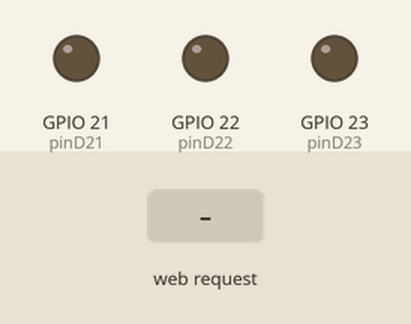
Simulated run of this sketch. Board: ESP32. Shown: output pins drawn as LEDs (lit = HIGH). Dashed ring = blinking. Inputs (shaded band) come from the test bench. WiFi joins after 1.5 s; servers stay silent unless stated; what the sketch prints to the serial monitor is not drawn.

Above: at 4.0 s.
4.1 s: HTTP request GET /3 received
At 6.3 s:
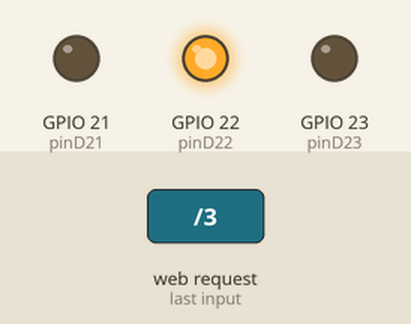
7.1 s: HTTP request GET /1 received
At 8.5 s:
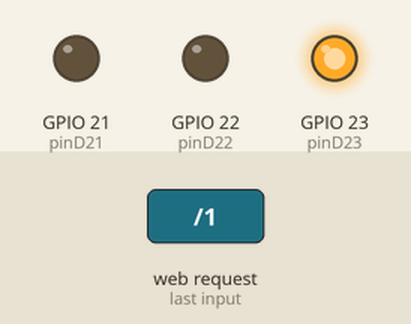
8.8 s: HTTP request GET /2 received
At 9.7 s:
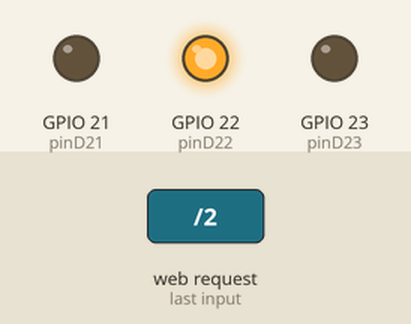
10.3 s: HTTP request GET /4 received
At 10.4 s:
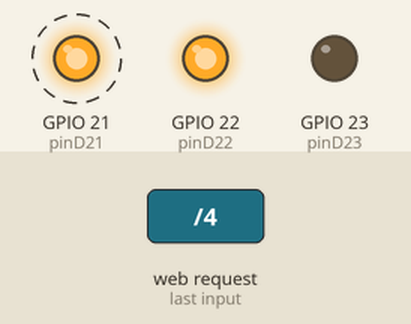
Timing chart, 0 to 13.3 s (numbered marks = the images above; inputs shaded):
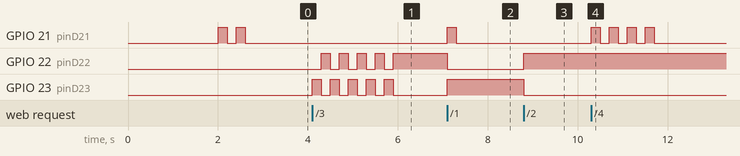

Measured:
- after the input at 4.1 s, GPIO 22 (pinD22): alternates HIGH for 0.20 s and LOW for 0.20 s, 9 changes in all, then stays HIGH, starting after 0.20 s; GPIO 23 (pinD23): alternates HIGH for 0.20 s and LOW for 0.20 s, 10 changes in all, then stays LOW, starting at once
- after the input at 7.1 s, GPIO 21 (pinD21): LOW → HIGH at once, → LOW 0.20 s later; GPIO 22 (pinD22): HIGH → LOW at once; GPIO 23 (pinD23): LOW → HIGH at once
- after the input at 8.8 s, GPIO 22 (pinD22): LOW → HIGH at once; GPIO 23 (pinD23): HIGH → LOW at once
- after the input at 10.3 s, GPIO 21 (pinD21): alternates HIGH for 0.20 s and LOW for 0.20 s, 8 changes in all, then stays LOW, starting at once

The sketch:

esp32.ino
```cpp
#include <WiFi.h>
#include <WebServer.h>

const char* ssid = "wifiid";
const char* password = "wifipass";

WebServer server(80);

const int pinD21 = 21;
const int pinD22 = 22;
const int pinD23 = 23;

void setup() {
  Serial.begin(115200);
  pinMode(pinD21, OUTPUT);
  pinMode(pinD22, OUTPUT);
  pinMode(pinD23, OUTPUT);

  WiFi.begin(ssid, password);
  while (WiFi.status() != WL_CONNECTED) {
    delay(1000);
    Serial.println("Connecting to WiFi...");
  }
  Serial.println("Connected to WiFi");
  Serial.println(WiFi.localIP());

  // Looping 2x mati-nyala pada pin D21 saat pertama kali menyala
  for (int i = 0; i < 2; i++) {
    digitalWrite(pinD21, HIGH);
    delay(200);
    digitalWrite(pinD21, LOW);
    delay(200);
  }

  server.on("/", handleRoot);
  server.on("/1", handleIP1);
  server.on("/2", handleIP2);
  server.on("/3", handleIP3);
  server.on("/4", handleIP4);

  server.begin();
}

void loop() {
  server.handleClient();
}

void handleRoot() {
  String html = "<html><body>";
  html += "<h1>ESP32 Control</h1>";
  html += "<button onclick=\"location.href='/1'\">Execute IP/1</button><br><br>";
  html += "<button onclick=\"location.href='/2'\">Execute IP/2</button><br><br>";
  html += "<button onclick=\"location.href='/3'\">Execute IP/3</button><br><br>";
  html += "<button onclick=\"location.href='/4'\">Execute IP/4</button><br><br>";
  html += "</body></html>";

  server.send(200, "text/html", html);
}

void handleIP1() {
  digitalWrite(pinD23, HIGH);
  digitalWrite(pinD22, LOW);
  for (int i = 0; i < 1; i++) {
    digitalWrite(pinD21, HIGH);
    delay(200);
    digitalWrite(pinD21, LOW);
    delay(200);
  }
  server.send(200, "text/plain", "Executed IP/1");
}

void handleIP2() {
  digitalWrite(pinD22, HIGH);
  digitalWrite(pinD23, LOW);
  server.send(200, "text/plain", "Executed IP/2");
}

void handleIP3() {
  for (int i = 0; i < 10; i++) {
    digitalWrite(pinD23, (i % 2 == 0) ? HIGH : LOW);
    digitalWrite(pinD22, (i % 2 == 0) ? LOW : HIGH);
    delay(200);
  }
  server.send(200, "text/plain", "Executed IP/3");
}

void handleIP4() {
  for (int i = 0; i < 4; i++) {
    digitalWrite(pinD21, HIGH);
    delay(200);
    digitalWrite(pinD21, LOW);
    delay(200);
  }
  server.send(200, "text/plain", "Executed IP/4");
}
```
